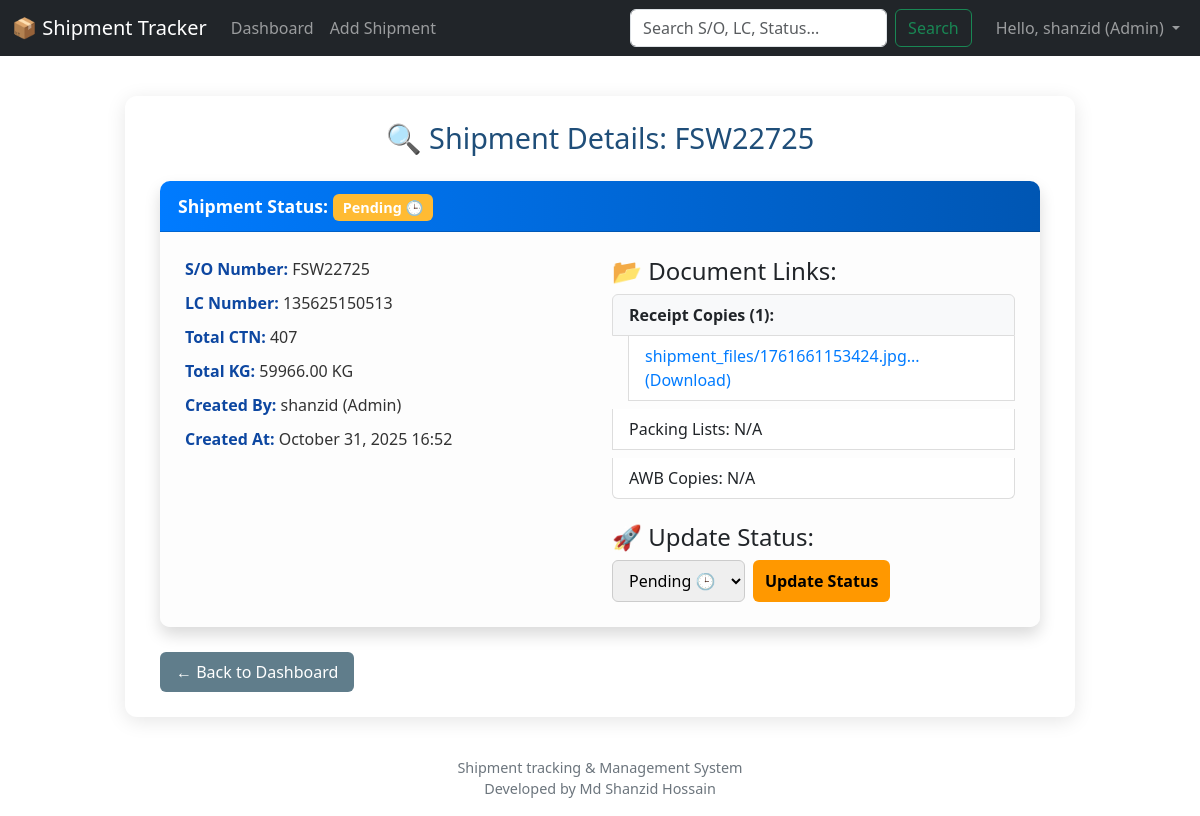
Screenshot of /shipment/1/ (signed in) with the database file from the repository.
### shipment_app/models.py (models this page shows, shortened)
class CustomUser(AbstractUser):
    ROLE_CHOICES = [
        ('admin', 'Admin'),
        ('editor', 'Can Edit'),
        ('viewer', 'View Only'),
    ]
    role = models.CharField(max_length=20, choices=ROLE_CHOICES, default='viewer')

class Shipment(models.Model):
    STATUS_CHOICES = [
        ('pending', 'Pending 🕒'),
        ('fly', 'Fly ✅'),
        ('arrived', 'Arrived 📦'),
    ]
    so_number = models.CharField(max_length=100, unique=True, verbose_name="S/O Number")
    lc_number = models.CharField(max_length=100, blank=True, null=True, verbose_name="LC Number")
    total_ctn = models.IntegerField(verbose_name="Total CTN")
    total_kg = models.FloatField(verbose_name="Total KG")
    status = models.CharField(max_length=20, choices=STATUS_CHOICES, default='pending', verbose_name="Status")
    created_by = models.ForeignKey(CustomUser, on_delete=models.SET_NULL, null=True)
    created_at = models.DateTimeField(auto_now_add=True)
    class Meta:
        ordering = ['-created_at'] # নতুনগুলো আগে দেখানোর জন্য
    @property
    def receipt_files(self) -> QuerySet:
        return self.files.filter(file_type='receipt')
    @property
    def packing_files(self) -> QuerySet:
        return self.files.filter(file_type='packing')
    @property
    def awb_files(self) -> QuerySet:
        return self.files.filter(file_type='awb')

class ShipmentFile(models.Model):
    FILE_TYPE_CHOICES = [
        ('receipt', 'Receipt Copy'),
        ('packing', 'Packing List'),
        ('awb', 'AWB Copy'),
    ]
    shipment = models.ForeignKey(Shipment, related_name='files', on_delete=models.CASCADE)
    file_type = models.CharField(max_length=20, choices=FILE_TYPE_CHOICES)
    uploaded_file = models.FileField(upload_to='shipment_files/')

### shipment_app/views.py (the view)
# urls.py: path('shipment/<int:pk>/', views.shipment_detail, name='shipment_detail'), # Shipment Details
@login_required
@user_passes_test(is_viewer_or_higher, login_url='/login/')
def shipment_detail(request, pk):
    shipment = get_object_or_404(Shipment, pk=pk)
    if request.method == 'POST':
        if not is_admin_or_editor(request.user):
            messages.error(request, "You do not have permission to change the status.")
            return redirect('shipment_detail', pk=pk)
        status_form = StatusUpdateForm(request.POST, instance=shipment)
        if status_form.is_valid():
            status_form.save()
            messages.success(request, f'Status of S/O {shipment.so_number} updated to {shipment.get_status_display()}.')
            return redirect('shipment_detail', pk=pk)
    else:
        status_form = StatusUpdateForm(instance=shipment)
    context = {
        'shipment': shipment,
        'status_form': status_form,
        'can_edit': is_admin_or_editor(request.user), # এডিট করার পারমিশন
    }
    return render(request, 'shipment_app/shipment_detail.html', context)

### shipment_app/forms.py
class StatusUpdateForm(forms.ModelForm):
    class Meta:
        model = Shipment
        fields = ['status']

### shipment_app/views.py (called while the page is built)
def is_admin_or_editor(user):
    return user.is_authenticated and user.role in ['admin', 'editor']

def is_viewer_or_higher(user):
    return user.is_authenticated and user.role in ['admin', 'editor', 'viewer']

### shipment_app/templates/shipment_app/shipment_detail.html (shortened to what this page needs)
{% extends "shipment_app/base.html" %}
{% block content %}
<div class="shipment-container">
    <h1>🔍 Shipment Details: {{ shipment.so_number }}</h1>
    <div class="card shadow">
        <div class="card-header">
            Shipment Status:
            {% if shipment.status == 'fly' %}
                <span class="status-fly">Fly ✅</span>
            {% elif shipment.status == 'arrived' %}
                <span class="status-arrived">Arrived 📦</span>
            {% else %}
                <span class="status-pending">Pending 🕒</span>
            {% endif %}
        </div>
        <div class="card-body">
            <div class="row">
                <div class="col-md-6 shipment-info">
                    <p><strong>S/O Number:</strong> {{ shipment.so_number }}</p>
                    <p><strong>LC Number:</strong> {{ shipment.lc_number|default:"N/A" }}</p>
                    <p><strong>Total CTN:</strong> {{ shipment.total_ctn }}</p>
                    <p><strong>Total KG:</strong> {{ shipment.total_kg|floatformat:2 }} KG</p>
                    <p><strong>Created By:</strong> {{ shipment.created_by.username }} ({{ shipment.created_by.get_role_display }})</p>
                    <p><strong>Created At:</strong> {{ shipment.created_at|date:"F d, Y H:i" }}</p>
                </div>
                <div class="col-md-6">
                    <h4>📂 Document Links:</h4>
                    <ul class="list-group mb-3">
                        {% with receipt_files=shipment.receipt_files %}
                        {% if receipt_files %}
                            <li class="list-group-item bg-light"><strong>Receipt Copies ({{ receipt_files|length }}):</strong></li>
                            {% for file in receipt_files %}
                                <li class="list-group-item ms-3">
                                    <a href="{{ file.uploaded_file.url }}" target="_blank">
                                        {{ file.uploaded_file.name|slice:":40" }}... (Download)
                                    </a>
                                </li>
                            {% endfor %}
                        {% else %}
                             <li class="list-group-item">Receipt Copies: N/A</li>
                        {% endif %}
                        {% endwith %}
                        {% with packing_files=shipment.packing_files %}
                        {% if packing_files %}
                            <li class="list-group-item bg-light mt-2"><strong>Packing Lists ({{ packing_files|length }}):</strong></li>
                            {% for file in packing_files %}
                                <li class="list-group-item ms-3">
                                    <a href="{{ file.uploaded_file.url }}" target="_blank">
                                        {{ file.uploaded_file.name|slice:":40" }}... (Download)
                                    </a>
                                </li>
                            {% endfor %}
                        {% else %}
                            <li class="list-group-item mt-2">Packing Lists: N/A</li>
                        {% endif %}
                        {% endwith %}
                        {% with awb_files=shipment.awb_files %}
                        {% if awb_files %}
                            <li class="list-group-item bg-light mt-2"><strong>AWB Copies ({{ awb_files|length }}):</strong></li>
                            {% for file in awb_files %}
                                <li class="list-group-item ms-3">
                                    <a href="{{ file.uploaded_file.url }}" target="_blank">
                                        {{ file.uploaded_file.name|slice:":40" }}... (Download)
                                    </a>
                                </li>
                            {% endfor %}
                        {% else %}
                            <li class="list-group-item mt-2">AWB Copies: N/A</li>
                        {% endif %}
                        {% endwith %}
                    </ul>
                    {% if can_edit %}
                        <h4 class="mt-4">🚀 Update Status:</h4>
                        <form method="POST" class="d-flex">
                            {{ status_form.status }}
                            <button type="submit" class="btn btn-warning ms-2">Update Status</button>
                        </form>
                    {% else %}
                        <div class="alert alert-info mt-4">You do not have permission to change the status.</div>
                    {% endif %}
                </div>
            </div>
        </div>
    </div>
    <a href="{% url 'dashboard' %}" class="btn btn-secondary">← Back to Dashboard</a>
</div>
{% endblock %}

### shipment_app/templates/shipment_app/base.html (shortened to what this page needs)
{% load static %}
<!DOCTYPE html>
<html lang="en">
<head>
    <link href="https://cdn.jsdelivr.net/npm/bootstrap@5.3.3/dist/css/bootstrap.min.css" rel="stylesheet">
</head>
<body>
    <header>
        <nav class="navbar navbar-expand-lg navbar-dark bg-dark">
            <div class="container-fluid">
                <a class="navbar-brand" href="{% url 'dashboard' %}">📦 Shipment Tracker</a>
                <div class="collapse navbar-collapse" id="navbarNav">
                    <ul class="navbar-nav me-auto mb-2 mb-lg-0">
                        <li class="nav-item">
                            <a class="nav-link {% if request.path == '/' %}active{% endif %}" href="{% url 'dashboard' %}">Dashboard</a>
                        </li>
                        {% if request.user.is_authenticated and request.user.role in 'admin editor' %}
                        <li class="nav-item">
                            <a class="nav-link {% if 'add' in request.path %}active{% endif %}" href="{% url 'add_shipment' %}">Add Shipment</a>
                        </li>
                        {% endif %}
                    </ul>
                    <form class="d-flex me-3" method="GET" action="{% url 'search_shipment' %}">
                        <input class="form-control me-2" type="search" name="q" placeholder="Search S/O, LC, Status..." aria-label="Search" value="{{ request.GET.q }}">
                        <button class="btn btn-outline-success" type="submit">Search</button>
                    </form>
                    {% if request.user.is_authenticated %}
                    <ul class="navbar-nav">
                        <li class="nav-item dropdown">
                            <a class="nav-link dropdown-toggle" href="#" id="navbarDropdown" role="button" data-bs-toggle="dropdown" aria-expanded="false">
                                Hello, {{ request.user.username }} ({{ request.user.get_role_display }})
                            </a>
                        </li>
                    </ul>
                    {% else %}
                    <a href="{% url 'login' %}" class="btn btn-primary">Login</a>
                    {% endif %}
                </div>
            </div>
        </nav>
    </header>
    <main class="container mt-4">
        {% block content %}{% endblock %}
    </main>
    <p class="footer-text">
        Shipment tracking & Management System<br>
        Developed by Md Shanzid Hossain
    </p>
</body>
</html>

### shipment_app/templates/shipment_app/base.html (style rules this page uses)
.footer-text { color: #6c757d; font-size: 0.9em; text-align: center; margin-top: 20px; }
.status-pending { color: #ffc107; font-weight: bold; }

### shipment_app/templates/shipment_app/shipment_detail.html (style rules this page uses)
.shipment-container { max-width: 950px; margin: 40px auto; background: #ffffff; border-radius: 12px; box-shadow: 0 4px 20px rgba(0, 0, 0, 0.1); overflow: hidden; font-family: 'Segoe UI', sans-serif; padding: 25px 35px; }
.shipment-container h1 { font-size: 1.8rem; color: #1f4e79; margin-bottom: 25px; text-align: center; }
.card { border: none; border-radius: 10px; overflow: hidden; margin-bottom: 25px; }
.card-header { background: linear-gradient(90deg, #007bff, #0056b3); color: white; font-size: 1.1rem; font-weight: 600; padding: 12px 18px; }
.card-body { background-color: #fdfdfd; padding: 25px; }
.status-pending { background: #ffbb33; color: white; padding: 4px 10px; border-radius: 6px; font-size: 0.9rem; }
.shipment-info p { font-size: 1rem; color: #333; margin-bottom: 10px; }
.shipment-info strong { color: #0d47a1; }
.list-group-item { border: 1px solid #ddd; transition: 0.3s; }
.list-group-item a { color: #007bff; text-decoration: none; font-weight: 500; }
form.d-flex select { border-radius: 6px; padding: 8px 12px; border: 1px solid #ccc; }
.btn-warning { background-color: #ff9800; border: none; font-weight: 600; }
.btn-secondary { display: inline-block; background-color: #607d8b; color: white; border: none; padding: 8px 16px; border-radius: 6px; text-decoration: none; transition: 0.3s; font-weight: 500; }

### rows the page displays
CustomUser: user.username "shanzid", user.role "Admin"
Shipment: so_number "FSW22725", lc_number "135625150513", total_ctn "407", total_kg "59966.00", created_by.username "shanzid", created_by.role "Admin", created_at "October 31, 2025 16:52", status "Pending 🕒"
ShipmentFile: uploaded_file.name "shipment_files/1761661153424.jpg"

### other values shown
{{ receipt_files|length }} "1"
